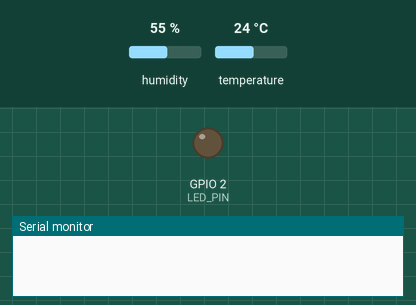
Recording of a sketch running on a simulated ESP32. On the bench: output pins drawn as LEDs (lit = HIGH), the last lines printed to the serial monitor. The test bench sets the inputs (shaded band); at power-on: humidity 55 %, temperature 24 °C. WiFi joins after 1.5 s; servers stay silent unless stated; web services answer with replies made up by the test bench.

Above: at 0.4 s.
At 2.9 s:
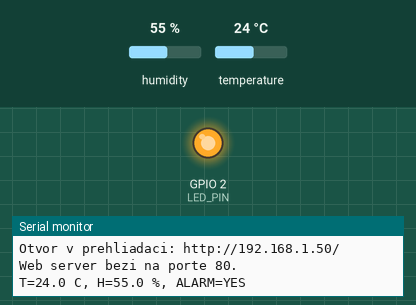
Timing chart, 0 to 4.4 s (numbered marks = the images above):
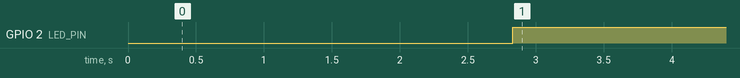

The sketch:

ESP32_IoT_Meteostanica.ino
```cpp
#include <WiFi.h>
#include <HTTPClient.h>
#include <WebServer.h>
#include <DHT.h>

// ---------- WIFI ----------
const char* ssid = "TuliTuli";
const char* password = "jednoduche";

// ---------- DHT ----------
#define DHTPIN 15
#define DHTTYPE DHT11
DHT dht(DHTPIN, DHTTYPE);

// ---------- LED + ALARM ----------
const int LED_PIN = 2;
float T_HIGH = 23.0;
float H_HIGH = 60.0;

// ---------- ThingSpeak ----------
const char* thingspeakWriteKey = "WSCEWE0L7PAX0TPV";
const char* thingspeakUrl = "http://api.thingspeak.com/update"; // HTTP = jednoduché a stabilné

// ---------- WEB SERVER ----------
WebServer server(80);

// posledné hodnoty pre web (aby sa zobrazili aj medzi odosielaniami)
float lastT = NAN;
float lastH = NAN;
bool  lastAlarm = false;

void handleRoot() {
  // pripravené hodnoty ako text
  String tStr = isnan(lastT) ? "N/A" : String(lastT, 1);
  String hStr = isnan(lastH) ? "N/A" : String(lastH, 1);
  String alarmStr = lastAlarm ? "YES" : "NO";
  String alarmClass = lastAlarm ? "bad" : "ok";

  String ipStr = (WiFi.status() == WL_CONNECTED) ? WiFi.localIP().toString() : "not connected";
  String uptimeStr = String(millis() / 1000) + " s";

  String html = R"rawliteral(
<!doctype html>
<html lang="sk">
<head>
  <meta charset="utf-8">
  <meta name="viewport" content="width=device-width, initial-scale=1">
  <meta http-equiv="refresh" content="5">
  <title>ESP32 Meteostanica</title>
  <style>
    :root{
      --bg:#0b1220; --text:#e9eefc; --muted:#a9b4d6;
      --ok:#22c55e; --bad:#ef4444; --card:rgba(255,255,255,.06);
      --line:rgba(255,255,255,.12);
    }
    body{
      margin:0; min-height:100vh; display:grid; place-items:center;
      font-family:system-ui,-apple-system,Segoe UI,Roboto,Arial;
      background: radial-gradient(1200px 800px at 20% 10%, #1b2a5a 0%, var(--bg) 55%);
      color:var(--text); padding:24px;
    }
    .card{
      width:min(520px, 100%);
      background: var(--card);
      border:1px solid var(--line);
      border-radius:18px;
      box-shadow: 0 18px 55px rgba(0,0,0,.45);
      padding:22px 22px 16px;
    }
    h1{ margin:0 0 14px; font-size:26px; letter-spacing:.2px; }
    .sub{ color:var(--muted); margin-top:-8px; margin-bottom:14px; font-size:13px; }
    .row{
      display:flex; justify-content:space-between; align-items:center;
      padding:12px 12px; margin:10px 0;
      border:1px solid rgba(255,255,255,.10);
      border-radius:14px;
      background: rgba(0,0,0,.10);
    }
    .label{ color:var(--muted); font-weight:700; }
    .value{
      font-size:18px; font-weight:900;
      padding:6px 10px; border-radius:999px;
      background: rgba(255,255,255,.06);
      border:1px solid rgba(255,255,255,.10);
    }
    .alarm{
      font-weight:950; letter-spacing:.4px;
      padding:7px 12px; border-radius:999px;
      border:1px solid rgba(255,255,255,.18);
      display:inline-block;
    }
    .alarm.ok{ background: rgba(34,197,94,.14); border-color: rgba(34,197,94,.35); color: var(--ok); }
    .alarm.bad{ background: rgba(239,68,68,.14); border-color: rgba(239,68,68,.35); color: var(--bad); }
    .footer{
      margin-top:14px; padding-top:12px;
      border-top:1px solid rgba(255,255,255,.10);
      display:flex; justify-content:space-between; gap:10px; flex-wrap:wrap;
      color:var(--muted); font-size:13px;
    }
    .pill{
      padding:6px 10px; border-radius:999px;
      background: rgba(255,255,255,.06);
      border:1px solid rgba(255,255,255,.10);
    }
  </style>
</head>
<body>
  <div class="card">
    <h1>ESP32 Meteostanica</h1>
    <div class="sub">Meranie teploty a vlhkosti + vizuálny alarm (auto refresh 5 s)</div>

    <div class="row">
      <div class="label">🌡️ Teplota</div>
      <div class="value">%TEMP% &deg;C</div>
    </div>

    <div class="row">
      <div class="label">💧 Vlhkosť</div>
      <div class="value">%HUM% %</div>
    </div>

    <div class="row">
      <div class="label">🚨 ALARM</div>
      <div class="alarm %ALARMCLASS%">%ALARM%</div>
    </div>

    <div class="footer">
      <div class="pill">Prahy: T≥%TH%°C, H≥%HH%%</div>
      <div class="pill">IP: %IP%</div>
      <div class="pill">Uptime: %UP%</div>
    </div>
  </div>
</body>
</html>
)rawliteral";

  // nahradenie placeholderov
  html.replace("%TEMP%", tStr);
  html.replace("%HUM%", hStr);
  html.replace("%ALARM%", alarmStr);
  html.replace("%ALARMCLASS%", alarmClass);
  html.replace("%IP%", ipStr);
  html.replace("%UP%", uptimeStr);
  html.replace("%TH%", String(T_HIGH, 1));
  html.replace("%HH%", String(H_HIGH, 0));

  server.send(200, "text/html; charset=utf-8", html);
}

void sendToThingSpeak(float t, float h, bool alarm) {
  HTTPClient http;
  http.begin(thingspeakUrl);
  http.addHeader("Content-Type", "application/x-www-form-urlencoded");

  String body = "api_key=" + String(thingspeakWriteKey) +
                "&field1=" + String(t, 1) +
                "&field2=" + String(h, 1) +
                "&field3=" + String(alarm ? 1 : 0);

  int code = http.POST(body);
  String resp = http.getString();
  http.end();

  Serial.print("ThingSpeak HTTP code: ");
  Serial.println(code);
  Serial.print("Response: ");
  Serial.println(resp);
}

void setup() {
  Serial.begin(115200);
  delay(300);

  pinMode(LED_PIN, OUTPUT);
  digitalWrite(LED_PIN, LOW);

  dht.begin();
  delay(1000);

  WiFi.mode(WIFI_STA);
  WiFi.begin(ssid, password);

  Serial.print("Pripajam sa na WiFi");
  while (WiFi.status() != WL_CONNECTED) {
    delay(300);
    Serial.print(".");
  }

  Serial.println("\nWiFi OK");
  Serial.print("IP: ");
  Serial.println(WiFi.localIP());
  Serial.print("Otvor v prehliadaci: http://");
  Serial.print(WiFi.localIP());
  Serial.println("/");

  server.on("/", handleRoot);
  server.begin();
  Serial.println("Web server bezi na porte 80.");
}

void loop() {
  // aby web reagoval, musí sa obsluhovať stále
  server.handleClient();

  // meranie
  float h = dht.readHumidity();
  float t = dht.readTemperature();

  if (isnan(h) || isnan(t)) {
    Serial.println("Chyba citania DHT!");
    delay(2000);
    return;
  }

  lastH = h;
  lastT = t;
  lastAlarm = (t >= T_HIGH) || (h >= H_HIGH);

  digitalWrite(LED_PIN, lastAlarm ? HIGH : LOW);

  Serial.printf("T=%.1f C, H=%.1f %%, ALARM=%s\n", lastT, lastH, lastAlarm ? "YES" : "no");

  // odoslanie do ThingSpeak
  if (WiFi.status() == WL_CONNECTED) {
    sendToThingSpeak(lastT, lastH, lastAlarm);
  }

  // ThingSpeak free limit + DHT potrebuje pauzu
  delay(20000);
}
```

Measured:
- by itself, GPIO 2 (LED_PIN): LOW → HIGH at 2.8 s
